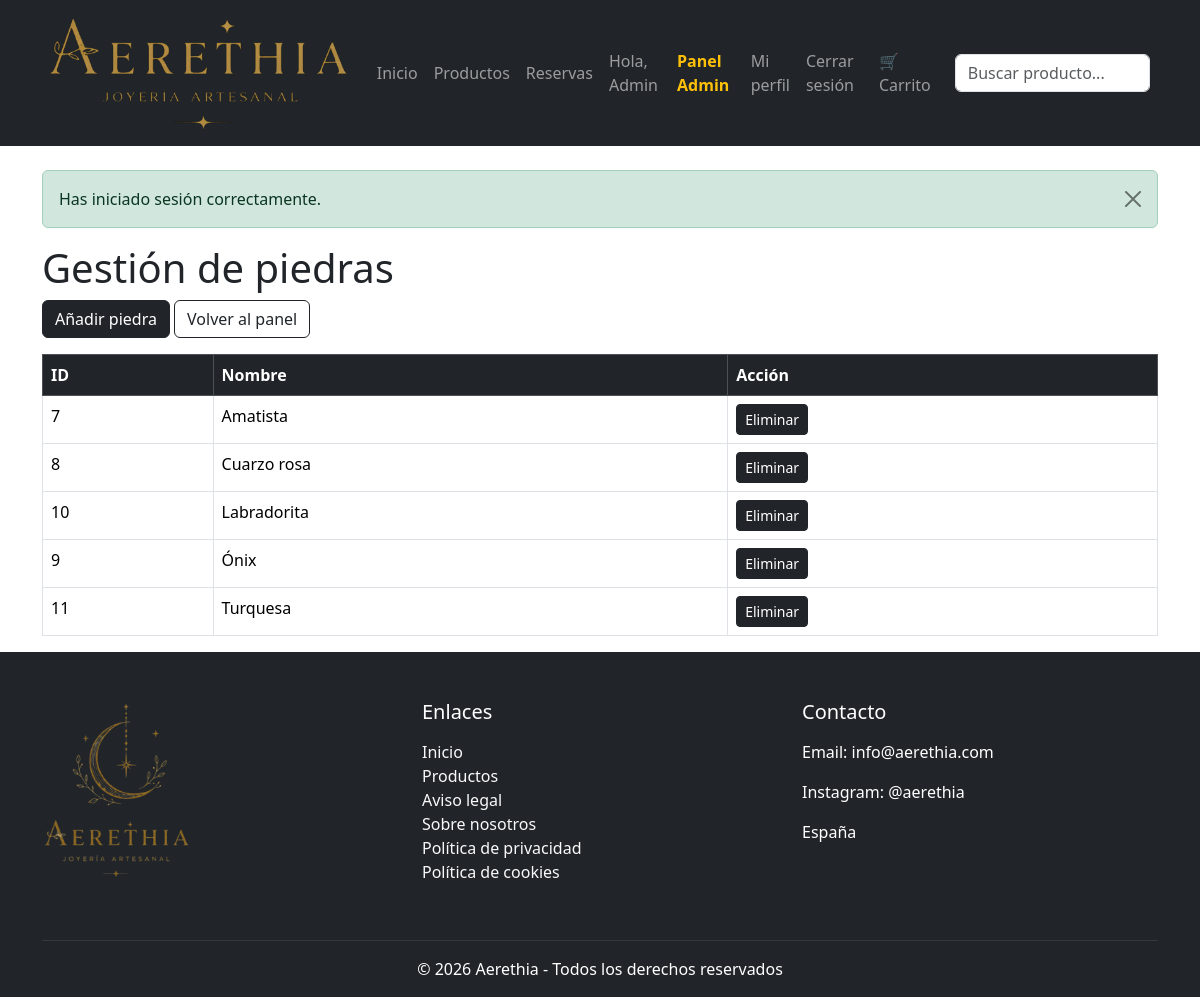
The page /index.php?controller=adminPiedra&action=index (signed in) on the database its author committed.
### tables this page shows
CREATE TABLE `piedras` (
  `id_piedra` int(11) NOT NULL,
  `nombre` varchar(100) NOT NULL,
  `descripcion` text DEFAULT NULL
);

### htdocs/app/controllers/AdminPiedraController.php (called while the page is built, shortened)
<?php
require_once __DIR__ . "/../models/Piedra.php";
class AdminPiedraController {
    public function index() {
        $piedras = Piedra::obtenerTodas();
        require_once __DIR__ . "/../views/admin/piedras/index.php";
    }
}
?>

### htdocs/index.php (called while the page is built, shortened)
<?php
$action     = isset($_GET['action'])     ? $_GET['action']     : 'index';
$controllerObject = new $controllerName();
$controllerObject->$action();
?>

### htdocs/app/models/Piedra.php (called while the page is built, shortened)
<?php
class Piedra {
    public static function obtenerTodas() {
        $db = Conexion::conectar();
        $sql = "SELECT * FROM piedras ORDER BY nombre ASC";
        $stmt = $db->prepare($sql);
        $stmt->execute();
        return $stmt->fetchAll(PDO::FETCH_ASSOC);
    }
}
?>

### htdocs/app/views/admin/piedras/index.php (the view, shortened to what this page needs)
<?php require_once __DIR__ . "/../../layouts/header.php"; ?>
<h1>Gestión de piedras</h1>
<a
    href="index.php?controller=adminPiedra&action=crear"
    class="btn btn-dark mb-3"
>
    Añadir piedra
</a>
<a
    href="index.php?controller=admin&action=index"
    class="btn btn-outline-dark mb-3"
>
    Volver al panel
</a>
<table class="table table-bordered table-hover">
    <thead class="table-dark">
        <tr>
            <th>ID</th>
            <th>Nombre</th>
            <th>Acción</th>
        </tr>
    </thead>
    <tbody>
        <?php foreach ($piedras as $piedra): ?>
            <tr>
                <td><?= $piedra["id_piedra"] ?></td>
                <td><?= htmlspecialchars($piedra["nombre"]) ?></td>
                <td>
                    <a
                        href="index.php?controller=adminPiedra&action=eliminar&id=<?= $piedra["id_piedra"] ?>"
                        class="btn btn-sm btn-dark"
                        onclick="return confirm('¿Seguro que quieres eliminar esta piedra?')"
                    >
                        Eliminar
                    </a>
                </td>
            </tr>
        <?php endforeach; ?>
    </tbody>
</table>
<?php require_once __DIR__ . "/../../layouts/footer.php"; ?>

### rows shown on the page
piedras: id_piedra "7", nombre "Amatista"
piedras: id_piedra "8", nombre "Cuarzo rosa"
piedras: id_piedra "10", nombre "Labradorita"
piedras: id_piedra "9", nombre "Ónix"
piedras: id_piedra "11", nombre "Turquesa"

### other values the page prints
$_SESSION["usuario"]["nombre"] "Admin"
$_SESSION["mensaje"] "Has iniciado sesión correctamente."
